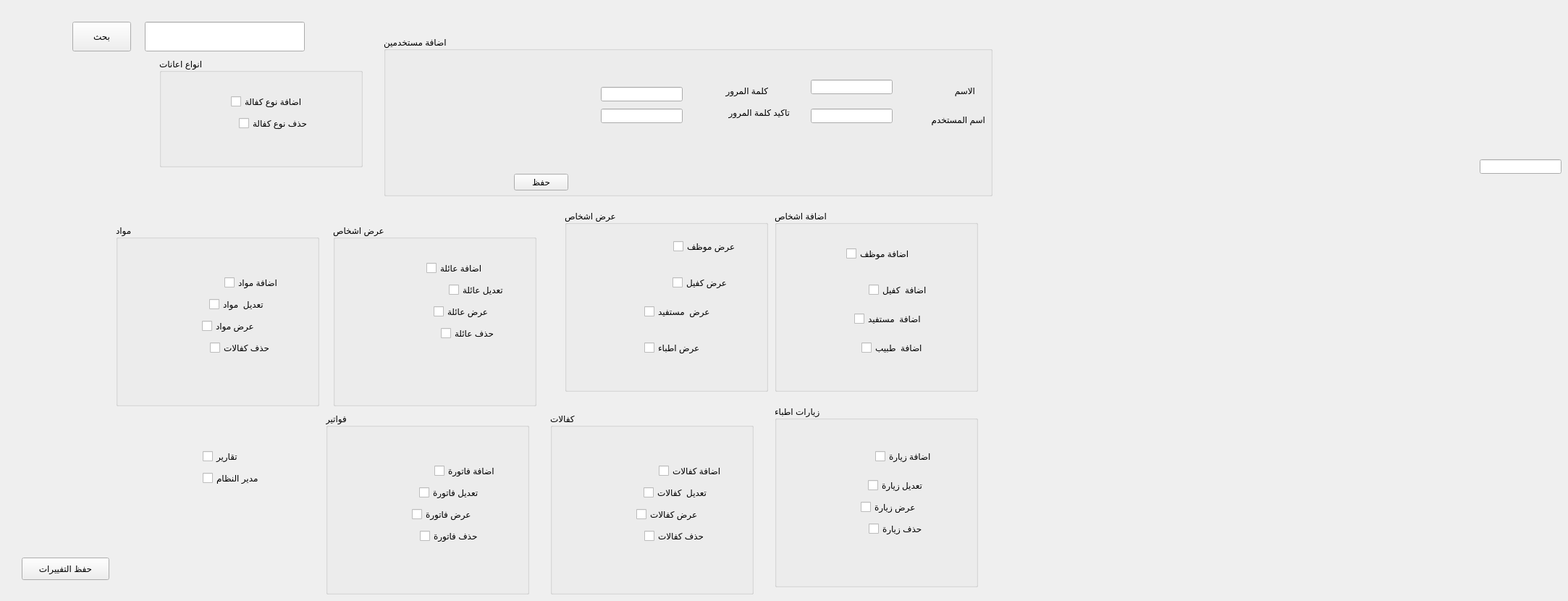
    <widget class="QWidget" name="tab_6">
     <attribute name="title">
      <string>صلاحيات</string>
     </attribute>
     <widget class="QGroupBox" name="groupBox_7">
      <property name="geometry">
       <rect>
        <x>530</x>
        <y>50</y>
        <width>841</width>
        <height>221</height>
       </rect>
      </property>
      <property name="title">
       <string>اضافة مستخدمين</string>
      </property>
      <widget class="QLineEdit" name="lineEdit_24">
       <property name="geometry">
        <rect>
         <x>1200</x>
         <y>150</y>
         <width>113</width>
         <height>20</height>
        </rect>
       </property>
      </widget>
      <widget class="QLineEdit" name="lineEdit_27">
       <property name="geometry">
        <rect>
         <x>1140</x>
         <y>240</y>
         <width>113</width>
         <height>20</height>
        </rect>
       </property>
       <property name="text">
        <string>تاكيد كلمة المرور</string>
       </property>
      </widget>
      <widget class="QLineEdit" name="lineEdit_25">
       <property name="geometry">
        <rect>
         <x>590</x>
         <y>100</y>
         <width>113</width>
         <height>20</height>
        </rect>
       </property>
      </widget>
      <widget class="QLabel" name="label_32">
       <property name="geometry">
        <rect>
         <x>720</x>
         <y>100</y>
         <width>111</width>
         <height>31</height>
        </rect>
       </property>
       <property name="text">
        <string>اسم المستخدم</string>
       </property>
      </widget>
      <widget class="QLabel" name="label_31">
       <property name="geometry">
        <rect>
         <x>770</x>
         <y>60</y>
         <width>47</width>
         <height>31</height>
        </rect>
       </property>
       <property name="text">
        <string>الاسم</string>
       </property>
      </widget>
      <widget class="QLineEdit" name="lineEdit_22">
       <property name="geometry">
        <rect>
         <x>590</x>
         <y>60</y>
         <width>113</width>
         <height>20</height>
        </rect>
       </property>
      </widget>
      <widget class="QLabel" name="label_33">
       <property name="geometry">
        <rect>
         <x>420</x>
         <y>60</y>
         <width>111</width>
         <height>31</height>
        </rect>
       </property>
       <property name="text">
        <string>كلمة المرور</string>
       </property>
      </widget>
      <widget class="QLineEdit" name="lineEdit_28">
       <property name="geometry">
        <rect>
         <x>300</x>
         <y>70</y>
         <width>113</width>
         <height>20</height>
        </rect>
       </property>
      </widget>
      <widget class="QLineEdit" name="lineEdit_29">
       <property name="geometry">
        <rect>
         <x>300</x>
         <y>100</y>
         <width>113</width>
         <height>20</height>
        </rect>
       </property>
      </widget>
      <widget class="QLabel" name="label_34">
       <property name="geometry">
        <rect>
         <x>450</x>
         <y>90</y>
         <width>111</width>
         <height>31</height>
        </rect>
       </property>
       <property name="text">
        <string>تاكيد كلمة المرور</string>
       </property>
      </widget>
      <widget class="QPushButton" name="pushButton_22">
       <property name="geometry">
        <rect>
         <x>180</x>
         <y>190</y>
         <width>75</width>
         <height>23</height>
        </rect>
       </property>
       <property name="text">
        <string>حفظ</string>
       </property>
      </widget>
     </widget>
     <widget class="QLineEdit" name="lineEdit_26">
      <property name="geometry">
       <rect>
        <x>2044</x>
        <y>220</y>
        <width>113</width>
        <height>20</height>
       </rect>
      </property>
     </widget>
     <widget class="QLineEdit" name="lineEdit_30">
      <property name="geometry">
       <rect>
        <x>200</x>
        <y>30</y>
        <width>221</width>
        <height>41</height>
       </rect>
      </property>
     </widget>
     <widget class="QPushButton" name="pushButton_23">
      <property name="geometry">
       <rect>
        <x>100</x>
        <y>30</y>
        <width>81</width>
        <height>41</height>
       </rect>
      </property>
      <property name="text">
       <string>بحث</string>
      </property>
     </widget>
     <widget class="QGroupBox" name="groupBox_8">
      <property name="geometry">
       <rect>
        <x>1070</x>
        <y>290</y>
        <width>281</width>
        <height>251</height>
       </rect>
      </property>
      <property name="title">
       <string>اضافة اشخاص</string>
      </property>
      <widget class="QCheckBox" name="checkBox">
       <property name="geometry">
        <rect>
         <x>99</x>
         <y>40</y>
         <width>171</width>
         <height>41</height>
        </rect>
       </property>
       <property name="text">
        <string>اضافة موظف</string>
       </property>
      </widget>
      <widget class="QCheckBox" name="checkBox_23">
       <property name="geometry">
        <rect>
         <x>130</x>
         <y>90</y>
         <width>131</width>
         <height>41</height>
        </rect>
       </property>
       <property name="text">
        <string>اضافة  كفيل</string>
       </property>
      </widget>
      <widget class="QCheckBox" name="checkBox_21">
       <property name="geometry">
        <rect>
         <x>110</x>
         <y>140</y>
         <width>161</width>
         <height>20</height>
        </rect>
       </property>
       <property name="text">
        <string>اضافة  مستفيد</string>
       </property>
      </widget>
      <widget class="QCheckBox" name="checkBox_22">
       <property name="geometry">
        <rect>
         <x>120</x>
         <y>180</y>
         <width>141</width>
         <height>20</height>
        </rect>
       </property>
       <property name="text">
        <string>اضافة  طبيب</string>
       </property>
      </widget>
     </widget>
     <widget class="QGroupBox" name="groupBox_9">
      <property name="geometry">
       <rect>
        <x>780</x>
        <y>290</y>
        <width>281</width>
        <height>251</height>
       </rect>
      </property>
      <property name="title">
       <string>عرض اشخاص</string>
      </property>
      <widget class="QCheckBox" name="checkBox_18">
       <property name="geometry">
        <rect>
         <x>150</x>
         <y>40</y>
         <width>111</width>
         <height>20</height>
        </rect>
       </property>
       <property name="text">
        <string>عرض موظف</string>
       </property>
      </widget>
      <widget class="QCheckBox" name="checkBox_20">
       <property name="geometry">
        <rect>
         <x>149</x>
         <y>90</y>
         <width>101</width>
         <height>20</height>
        </rect>
       </property>
       <property name="text">
        <string>عرض كفيل</string>
       </property>
      </widget>
      <widget class="QCheckBox" name="checkBox_19">
       <property name="geometry">
        <rect>
         <x>110</x>
         <y>130</y>
         <width>131</width>
         <height>20</height>
        </rect>
       </property>
       <property name="text">
        <string>عرض  مستفيد</string>
       </property>
      </widget>
      <widget class="QCheckBox" name="checkBox_17">
       <property name="geometry">
        <rect>
         <x>110</x>
         <y>180</y>
         <width>131</width>
         <height>20</height>
        </rect>
       </property>
       <property name="text">
        <string>عرض اطباء</string>
       </property>
      </widget>
     </widget>
     <widget class="QGroupBox" name="groupBox_12">
      <property name="geometry">
       <rect>
        <x>460</x>
        <y>310</y>
        <width>281</width>
        <height>251</height>
       </rect>
      </property>
      <property name="title">
       <string>عرض اشخاص</string>
      </property>
      <widget class="QCheckBox" name="checkBox_2">
       <property name="geometry">
        <rect>
         <x>129</x>
         <y>50</y>
         <width>131</width>
         <height>20</height>
        </rect>
       </property>
       <property name="text">
        <string>اضافة عائلة</string>
       </property>
      </widget>
      <widget class="QCheckBox" name="checkBox_10">
       <property name="geometry">
        <rect>
         <x>149</x>
         <y>140</y>
         <width>111</width>
         <height>20</height>
        </rect>
       </property>
       <property name="text">
        <string>حذف عائلة</string>
       </property>
      </widget>
      <widget class="QCheckBox" name="checkBox_12">
       <property name="geometry">
        <rect>
         <x>139</x>
         <y>110</y>
         <width>121</width>
         <height>20</height>
        </rect>
       </property>
       <property name="text">
        <string>عرض عائلة</string>
       </property>
      </widget>
      <widget class="QCheckBox" name="checkBox_9">
       <property name="geometry">
        <rect>
         <x>160</x>
         <y>80</y>
         <width>101</width>
         <height>20</height>
        </rect>
       </property>
       <property name="text">
        <string>تعديل عائلة</string>
       </property>
      </widget>
     </widget>
     <widget class="QGroupBox" name="groupBox_37">
      <property name="geometry">
       <rect>
        <x>1070</x>
        <y>560</y>
        <width>281</width>
        <height>251</height>
       </rect>
      </property>
      <property name="title">
       <string>زيارات اطباء</string>
      </property>
      <widget class="QCheckBox" name="checkBox_79">
       <property name="geometry">
        <rect>
         <x>139</x>
         <y>60</y>
         <width>101</width>
         <height>20</height>
        </rect>
       </property>
       <property name="text">
        <string>اضافة زيارة</string>
       </property>
      </widget>
      <widget class="QCheckBox" name="checkBox_80">
       <property name="geometry">
        <rect>
         <x>129</x>
         <y>100</y>
         <width>111</width>
         <height>20</height>
        </rect>
       </property>
       <property name="text">
        <string>تعديل زيارة</string>
       </property>
      </widget>
      <widget class="QCheckBox" name="checkBox_81">
       <property name="geometry">
        <rect>
         <x>119</x>
         <y>130</y>
         <width>121</width>
         <height>20</height>
        </rect>
       </property>
       <property name="text">
        <string>عرض زيارة</string>
       </property>
      </widget>
      <widget class="QCheckBox" name="checkBox_82">
       <property name="geometry">
        <rect>
         <x>130</x>
         <y>160</y>
         <width>111</width>
         <height>20</height>
        </rect>
       </property>
       <property name="text">
        <string>حذف زيارة</string>
       </property>
      </widget>
     </widget>
     <widget class="QGroupBox" name="groupBox_38">
      <property name="geometry">
       <rect>
        <x>760</x>
        <y>570</y>
        <width>281</width>
        <height>251</height>
       </rect>
      </property>
      <property name="title">
       <string>كفالات</string>
      </property>
      <widget class="QCheckBox" name="checkBox_83">
       <property name="geometry">
        <rect>
         <x>150</x>
         <y>70</y>
         <width>101</width>
         <height>20</height>
        </rect>
       </property>
       <property name="text">
        <string>اضافة كفالات</string>
       </property>
      </widget>
      <widget class="QCheckBox" name="checkBox_84">
       <property name="geometry">
        <rect>
         <x>129</x>
         <y>100</y>
         <width>111</width>
         <height>20</height>
        </rect>
       </property>
       <property name="text">
        <string>تعديل  كفالات</string>
       </property>
      </widget>
      <widget class="QCheckBox" name="checkBox_85">
       <property name="geometry">
        <rect>
         <x>119</x>
         <y>130</y>
         <width>121</width>
         <height>20</height>
        </rect>
       </property>
       <property name="text">
        <string>عرض كفالات</string>
       </property>
      </widget>
      <widget class="QCheckBox" name="checkBox_86">
       <property name="geometry">
        <rect>
         <x>130</x>
         <y>160</y>
         <width>111</width>
         <height>20</height>
        </rect>
       </property>
       <property name="text">
        <string>حذف كفالات</string>
       </property>
      </widget>
     </widget>
     <widget class="QGroupBox" name="groupBox_39">
      <property name="geometry">
       <rect>
        <x>220</x>
        <y>80</y>
        <width>281</width>
        <height>151</height>
       </rect>
      </property>
      <property name="title">
       <string>انواع اعانات</string>
      </property>
      <widget class="QCheckBox" name="checkBox_7">
       <property name="geometry">
        <rect>
         <x>99</x>
         <y>50</y>
         <width>131</width>
         <height>20</height>
        </rect>
       </property>
       <property name="text">
        <string>اضافة نوع كفالة</string>
       </property>
      </widget>
      <widget class="QCheckBox" name="checkBox_8">
       <property name="geometry">
        <rect>
         <x>110</x>
         <y>80</y>
         <width>121</width>
         <height>20</height>
        </rect>
       </property>
       <property name="text">
        <string>حذف نوع كفالة</string>
       </property>
      </widget>
     </widget>
     <widget class="QGroupBox" name="groupBox_40">
      <property name="geometry">
       <rect>
        <x>160</x>
        <y>310</y>
        <width>281</width>
        <height>251</height>
       </rect>
      </property>
      <property name="title">
       <string>مواد</string>
      </property>
      <widget class="QCheckBox" name="checkBox_213">
       <property name="geometry">
        <rect>
         <x>150</x>
         <y>70</y>
         <width>101</width>
         <height>20</height>
        </rect>
       </property>
       <property name="text">
        <string>اضافة مواد</string>
       </property>
      </widget>
      <widget class="QCheckBox" name="checkBox_214">
       <property name="geometry">
        <rect>
         <x>129</x>
         <y>100</y>
         <width>111</width>
         <height>20</height>
        </rect>
       </property>
       <property name="text">
        <string>تعديل  مواد</string>
       </property>
      </widget>
      <widget class="QCheckBox" name="checkBox_215">
       <property name="geometry">
        <rect>
         <x>119</x>
         <y>130</y>
         <width>121</width>
         <height>20</height>
        </rect>
       </property>
       <property name="text">
        <string>عرض مواد</string>
       </property>
      </widget>
      <widget class="QCheckBox" name="checkBox_216">
       <property name="geometry">
        <rect>
         <x>130</x>
         <y>160</y>
         <width>111</width>
         <height>20</height>
        </rect>
       </property>
       <property name="text">
        <string>حذف كفالات</string>
       </property>
      </widget>
     </widget>
     <widget class="QGroupBox" name="groupBox_69">
      <property name="geometry">
       <rect>
        <x>450</x>
        <y>570</y>
        <width>281</width>
        <height>251</height>
       </rect>
      </property>
      <property name="title">
       <string>فواتير</string>
      </property>
      <widget class="QCheckBox" name="checkBox_217">
       <property name="geometry">
        <rect>
         <x>150</x>
         <y>70</y>
         <width>101</width>
         <height>20</height>
        </rect>
       </property>
       <property name="text">
        <string>اضافة فاتورة</string>
       </property>
      </widget>
      <widget class="QCheckBox" name="checkBox_218">
       <property name="geometry">
        <rect>
         <x>129</x>
         <y>100</y>
         <width>111</width>
         <height>20</height>
        </rect>
       </property>
       <property name="text">
        <string>تعديل فاتورة</string>
       </property>
      </widget>
      <widget class="QCheckBox" name="checkBox_219">
       <property name="geometry">
        <rect>
         <x>119</x>
         <y>130</y>
         <width>121</width>
         <height>20</height>
        </rect>
       </property>
       <property name="text">
        <string>عرض فاتورة</string>
       </property>
      </widget>
      <widget class="QCheckBox" name="checkBox_220">
       <property name="geometry">
        <rect>
         <x>130</x>
         <y>160</y>
         <width>111</width>
         <height>20</height>
        </rect>
       </property>
       <property name="text">
        <string>حذف فاتورة</string>
       </property>
      </widget>
     </widget>
     <widget class="QCheckBox" name="checkBox_222">
      <property name="geometry">
       <rect>
        <x>280</x>
        <y>650</y>
        <width>110</width>
        <height>20</height>
       </rect>
      </property>
      <property name="text">
       <string>مدير النظام</string>
      </property>
     </widget>
     <widget class="QCheckBox" name="checkBox_221">
      <property name="geometry">
       <rect>
        <x>280</x>
        <y>620</y>
        <width>120</width>
        <height>20</height>
       </rect>
      </property>
      <property name="text">
       <string>تقارير</string>
      </property>
     </widget>
     <widget class="QPushButton" name="pushButton_24">
      <property name="geometry">
       <rect>
        <x>30</x>
        <y>770</y>
        <width>121</width>
        <height>31</height>
       </rect>
      </property>
      <property name="text">
       <string>حفظ التفييرات</string>
      </property>
     </widget>
    </widget>
